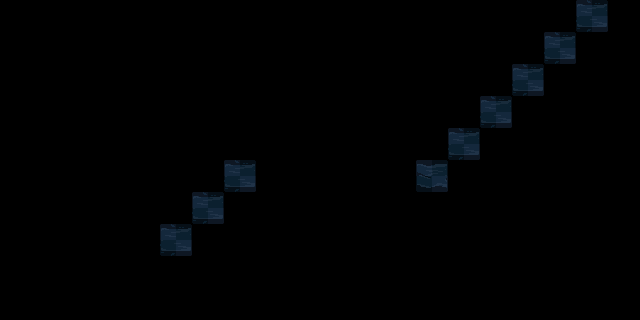

Tiled map render using the project's own tile images. Description and the whole map definition, tile-layer contents included, below:
An orthogonal 20x10 tile map with 32x32 px tiles, 2 tile layers (Graphics, Grid), 2 tilesets and 11 objects (9x prop, 2x monster).

<map version="1.0" tiledversion="1.0.3" orientation="orthogonal" renderorder="right-down" width="20" height="10" tilewidth="32" tileheight="32" nextobjectid="28">
 <tileset firstgid="1" source="tiles.tsx" />
 <tileset firstgid="65" source="grid.tsx" />
 <layer name="Graphics" width="20" height="10">
  <data encoding="csv">
0,0,0,0,0,0,0,0,0,0,0,0,0,0,0,0,0,0,17,0,
0,0,0,0,0,0,0,0,0,0,0,0,0,0,0,0,0,17,0,0,
0,0,0,0,0,0,0,0,0,0,0,0,0,0,0,0,17,0,0,0,
0,0,0,0,0,0,0,0,0,0,0,0,0,0,0,17,0,0,0,0,
0,0,0,0,0,0,0,0,0,0,0,0,0,0,17,0,0,0,0,0,
0,0,0,0,0,0,0,17,0,0,0,0,0,21,0,0,0,0,0,0,
0,0,0,0,0,0,17,0,0,0,0,0,0,13,0,0,0,0,0,0,
0,0,0,0,0,17,0,0,0,0,0,0,0,0,0,0,0,0,0,0,
0,0,0,0,0,0,0,0,0,0,0,0,0,0,0,0,0,0,0,0,
0,0,0,0,0,0,0,0,0,0,0,0,0,0,0,0,0,0,0,0
</data>
 </layer>
 <layer name="Grid" width="20" height="10" opacity="0.25">
  <data encoding="csv">
0,0,0,0,0,0,0,0,0,0,0,0,0,0,0,0,0,0,66,0,
0,0,0,0,0,0,0,0,0,0,0,0,0,0,0,0,0,66,0,0,
0,0,0,0,0,0,0,0,0,0,0,0,0,0,0,0,66,0,0,0,
0,0,0,0,0,0,0,0,0,0,0,0,0,0,0,66,0,0,0,0,
0,0,0,0,0,0,0,0,0,0,0,0,0,0,66,0,0,0,0,0,
0,0,0,0,0,0,0,66,0,0,0,0,0,66,0,0,0,0,0,0,
0,0,0,0,0,0,66,0,0,0,0,0,0,0,0,0,0,0,0,0,
0,0,0,0,0,66,0,0,0,0,0,0,0,0,0,0,0,0,0,0,
0,0,0,0,0,0,0,0,0,0,0,0,0,0,0,0,0,0,0,0,
0,0,0,0,0,0,0,0,0,0,0,0,0,0,0,0,0,0,0,0
</data>
 </layer>
 <objectgroup name="Objects">
  <object id="12" name="box" type="prop" x="128" y="96" width="32" height="32">
   <properties>
    <property name="chance" type="float" value="70" />
   </properties>
  </object>
  <object id="14" name="box" type="prop" x="160" y="96" width="32" height="32">
   <properties>
    <property name="chance" type="float" value="70" />
   </properties>
  </object>
  <object id="15" name="box" type="prop" x="128" y="64" width="32" height="32">
   <properties>
    <property name="chance" type="float" value="70" />
   </properties>
  </object>
  <object id="16" name="box" type="prop" x="160" y="64" width="32" height="32">
   <properties>
    <property name="chance" type="float" value="70" />
   </properties>
  </object>
  <object id="17" name="box" type="prop" x="192" y="64" width="32" height="32">
   <properties>
    <property name="chance" type="float" value="70" />
   </properties>
  </object>
  <object id="18" name="box" type="prop" x="192" y="96" width="32" height="32">
   <properties>
    <property name="chance" type="float" value="70" />
   </properties>
  </object>
  <object id="19" name="box" type="prop" x="96" y="96" width="32" height="32">
   <properties>
    <property name="chance" type="float" value="70" />
   </properties>
  </object>
  <object id="20" name="box" type="prop" x="64" y="96" width="32" height="32">
   <properties>
    <property name="chance" type="float" value="70" />
   </properties>
  </object>
  <object id="21" name="box" type="prop" x="32" y="96" width="32" height="32">
   <properties>
    <property name="chance" type="float" value="70" />
   </properties>
  </object>
  <object id="25" name="DeepOne" type="monster" x="480" y="64" width="32" height="32">
   <properties>
    <property name="chance" type="float" value="100" />
   </properties>
   <ellipse />
  </object>
  <object id="27" name="EyeOrb" type="monster" x="96" y="256" width="32" height="32">
   <properties>
    <property name="chance" type="float" value="100" />
   </properties>
   <ellipse />
  </object>
 </objectgroup>
</map>
